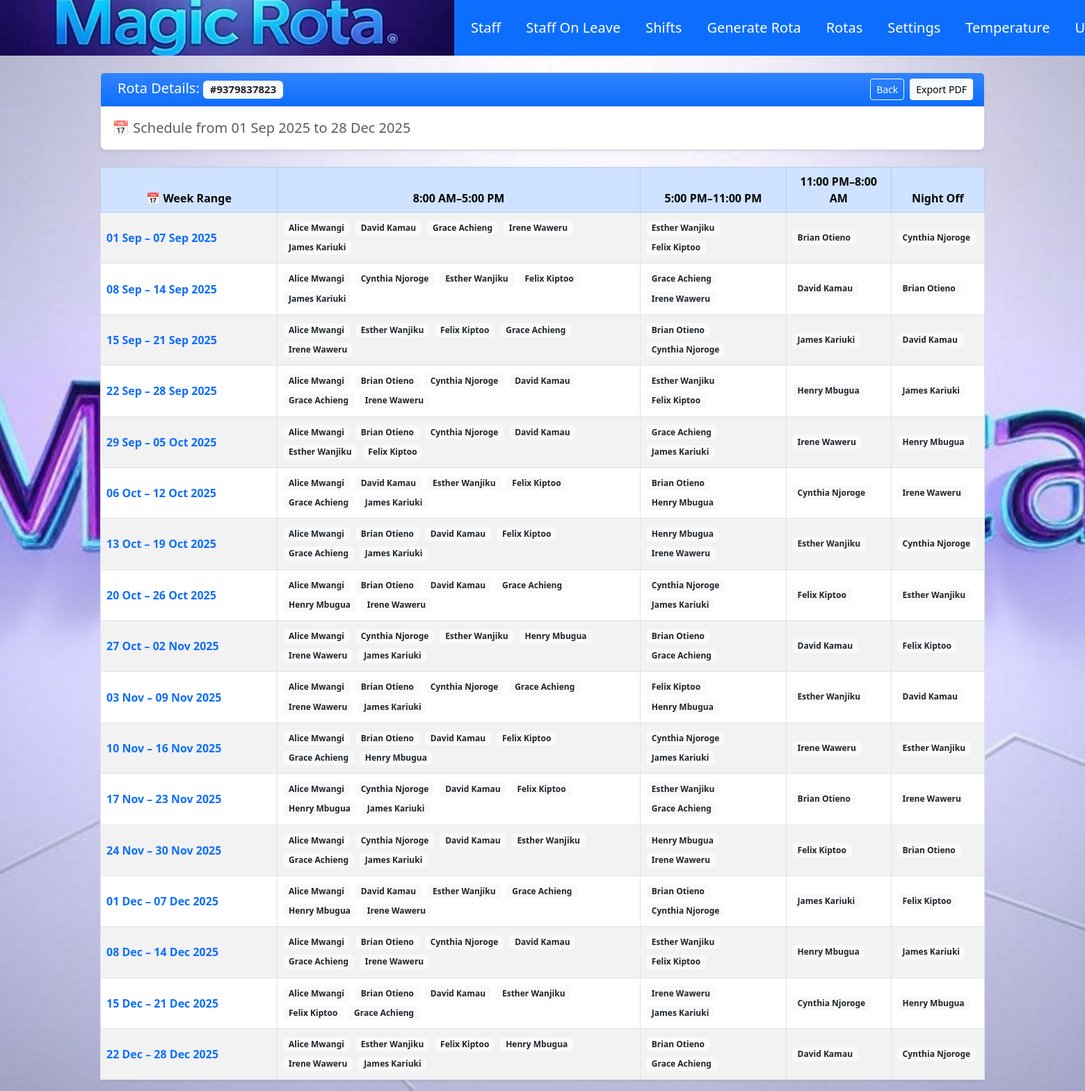
/rota/9379837823 (signed in), run on the app's committed database.
### models/models.py (models this page shows, shortened)
class Rota(db.Model):
    __tablename__ = 'rotas'
    id = db.Column(db.Integer, primary_key=True, autoincrement=True)
    rota_id = db.Column(db.Integer, nullable=False, unique=True)
    start_date = db.Column(db.Date, nullable=False)
    end_date = db.Column(db.Date, nullable=False)
    assignments = db.relationship('RotaAssignment', backref='rota', cascade="all, delete-orphan")

class Shift(db.Model):
    id = db.Column(db.Integer, primary_key=True)
    name = db.Column(db.String(100), nullable=False, unique=True)
    start_time = db.Column(db.Time, nullable=False)
    end_time = db.Column(db.Time, nullable=False)
    min_members = db.Column(db.Integer, nullable=False, default=1)
    max_members = db.Column(db.Integer, nullable=False, default=10)

class RotaAssignment(db.Model):
    __tablename__ = 'rota_assignments'
    id = db.Column(db.Integer, primary_key=True, autoincrement=True)
    rota_id = db.Column(db.Integer, db.ForeignKey('rotas.rota_id'), nullable=False)
    week_start_date = db.Column(db.Date, nullable=False)
    member_id = db.Column(db.Integer, db.ForeignKey('team.id', ondelete="CASCADE"), nullable=False)
    shift_id = db.Column(db.Integer, db.ForeignKey('shift.id', ondelete="CASCADE"), nullable=False)
    member = db.relationship('Team')
    shift = db.relationship('Shift')

class Team(db.Model):
    id = db.Column(db.Integer, primary_key=True)
    name = db.Column(db.String(50), nullable=False, unique=True)
    is_admin = db.Column(db.Integer, default=0, nullable=False)

### blueprints/rota.py (the view)
@rota_bp.route('/rota/<int:rota_id>', methods=['GET'])
@login_required
def rota_detail(rota_id):
    rota_info = Rota.query.filter_by(rota_id=rota_id).first()
    if not rota_info:
        abort(404, "Rota with this ID was not found.")
    assignments = RotaAssignment.query.filter_by(rota_id=rota_id).all()
    shifts = Shift.query.all()
    desired_shift_names = ['Day', 'Evening', 'Night', 'Night Off']
    shift_info = []
    shift_name_map = {}
    for shift in shifts:
        if shift.name in desired_shift_names:
            if shift.name == 'Night Off':
                display_name = 'Night Off'
            else:
                start = datetime.strptime(str(shift.start_time), '%H:%M:%S').strftime('%I:%M %p').lstrip('0')
                end = datetime.strptime(str(shift.end_time), '%H:%M:%S').strftime('%I:%M %p').lstrip('0')
                display_name = f'{start}–{end}'
            shift_info.append({'name': shift.name, 'display_name': display_name})
            shift_name_map[shift.name] = display_name
    shift_info = sorted(shift_info, key=lambda x: desired_shift_names.index(x['name']))
    display_shift_names = [item['display_name'] for item in shift_info]
    available_shift_names = {s.name for s in shifts}
    for shift_name in desired_shift_names:
        if shift_name not in available_shift_names:
            abort(500, f"Shift '{shift_name}' not found in the database.")
    weekly_data = defaultdict(lambda: {name: [] for name in display_shift_names})
    for assign in assignments:
        if assign.shift.name in desired_shift_names:
            display_name = shift_name_map.get(assign.shift.name, assign.shift.name)
            weekly_data[assign.week_start_date][display_name].append(assign.member.name)
    sorted_weekly_data = sorted(weekly_data.items())
    return render_template(
        'rota_detail.html',
        rota_id=rota_id,
        rota_info=rota_info,
        sorted_weekly_data=sorted_weekly_data,
        timedelta=timedelta,
        shift_info=shift_info
    )

### app.py (called while the page is built)
@login_manager.user_loader
def load_user(user_id):
    return db.session.get(User, int(user_id))

@app.before_request
def update_session_timeout():
    if current_user.is_authenticated:
        session.permanent = True  # Extend the session lifetime for each request

### templates/rota_detail.html (shortened to what this page needs)
{% extends "base.html" %}
{% block content %}
<div class="container mt-4">
    <div class="card shadow-sm mb-4 rounded-3">
        <div class="card-header bg-gradient bg-primary text-white d-flex justify-content-between align-items-center">
            <h1 class="h5 mb-0">
                Rota Details: <span class="badge bg-light text-dark">#{{ rota_id }}</span>
            </h1>
            <div class="d-flex gap-2">
                <a href="{{ url_for('rota.list_rotas') }}" class="btn btn-outline-light btn-sm">
                     Back
                </a>
                <a href="{{ url_for('pdf.export_pdf', rota_id=rota_id) }}" class="btn btn-light btn-sm">
                     Export PDF
                </a>
            </div>
        </div>
        <div class="card-body">
            <p class="lead mb-0 text-muted">
                📅 Schedule from
                <strong>{{ rota_info.start_date.strftime('%d %b %Y') }}</strong>
                to
                <strong>{{ rota_info.end_date.strftime('%d %b %Y') }}</strong>
            </p>
        </div>
    </div>
    {% if sorted_weekly_data %}
        <div class="table-responsive">
            <table class="table table-bordered table-striped table-hover text-center align-middle shadow-sm rounded-3">
                <thead class="table-primary">
                    <tr>
                        <th style="width: 20%;">📅 Week Range</th>
                        {% for shift in shift_info %}
                            <th title="{{ shift.name }}">{{ shift.display_name }}</th>
                        {% endfor %}
                    </tr>
                </thead>
                <tbody>
                    {% for week_start, assignments in sorted_weekly_data %}
                        {% set week_end = week_start + timedelta(days=6) %}
                        <tr>
                            <td class="fw-bold text-primary">
                                {{ week_start.strftime('%d %b') }} &ndash; {{ week_end.strftime('%d %b %Y') }}
                            </td>
                            {% for shift in shift_info %}
                                <td>
                                    {% set members = assignments[shift.display_name] | sort %}
                                    {% if members %}
                                        {% for member in members %}
                                            <span class="badge bg-light text-dark me-1 mb-1">{{ member }}</span>
                                        {% endfor %}
                                    {% else %}
                                        <span class="text-muted"><i class="bi bi-dash-circle"></i></span>
                                    {% endif %}
                                </td>
                            {% endfor %}
                        </tr>
                    {% endfor %}
                </tbody>
            </table>
        </div>
    {% endif %}
</div>
{% endblock %}

### static/styles.css (style rules this page uses)
body { background-image: url('/static/images/magic.jpeg'); background-size: cover; background-repeat: no-repeat; background-attachment: fixed; background-position: center; }

### templates/rota_detail.html (style rules this page uses)
.table tbody tr { animation: fadeInUp 0.5s ease; animation-fill-mode: both; }
.table tbody tr:nth-child(1) { animation-delay: 0.05s; }
.table tbody tr:nth-child(2) { animation-delay: 0.1s; }
.table tbody tr:nth-child(3) { animation-delay: 0.15s; }
.table tbody tr:nth-child(4) { animation-delay: 0.2s; }
.badge { animation: fadeInScale 0.4s ease; }
.table tbody td { text-align: left !important; vertical-align: middle; white-space: normal; word-break: break-word; }

### data on the page
Rota: start_date "01 Sep 2025", end_date "28 Dec 2025"
Shift: display_name "8:00 AM–5:00 PM"
Shift: display_name "5:00 PM–11:00 PM"
Shift: display_name "11:00 PM–8:00 AM"
Shift: display_name "Night Off"
RotaAssignment: strftime "01 Sep"
Team: name "Alice Mwangi"
Team: name "David Kamau"
Team: name "Grace Achieng"
Team: name "Irene Waweru"
Team: name "James Kariuki"
Team: name "Esther Wanjiku"
Team: name "Felix Kiptoo"
Team: name "Brian Otieno"
Team: name "Cynthia Njoroge"
RotaAssignment: strftime "08 Sep"
RotaAssignment: strftime "15 Sep"
RotaAssignment: strftime "22 Sep"
Team: name "Henry Mbugua"
RotaAssignment: strftime "29 Sep"
RotaAssignment: strftime "06 Oct"
RotaAssignment: strftime "13 Oct"
RotaAssignment: strftime "20 Oct"
RotaAssignment: strftime "27 Oct"
RotaAssignment: strftime "03 Nov"
RotaAssignment: strftime "10 Nov"
RotaAssignment: strftime "17 Nov"
RotaAssignment: strftime "24 Nov"
RotaAssignment: strftime "01 Dec"
RotaAssignment: strftime "08 Dec"
RotaAssignment: strftime "15 Dec"
RotaAssignment: strftime "22 Dec"

### other printed values
{{ rota_id }} "9379837823"
{{ week_end.strftime('%d %b %Y') }} "07 Sep 2025" "14 Sep 2025" "21 Sep 2025" "28 Sep 2025" "05 Oct 2025" "12 Oct 2025" "19 Oct 2025" "26 Oct 2025" "02 Nov 2025" "09 Nov 2025" "16 Nov 2025" "23 Nov 2025" "30 Nov 2025" "07 Dec 2025" "14 Dec 2025" "21 Dec 2025" "28 Dec 2025"
